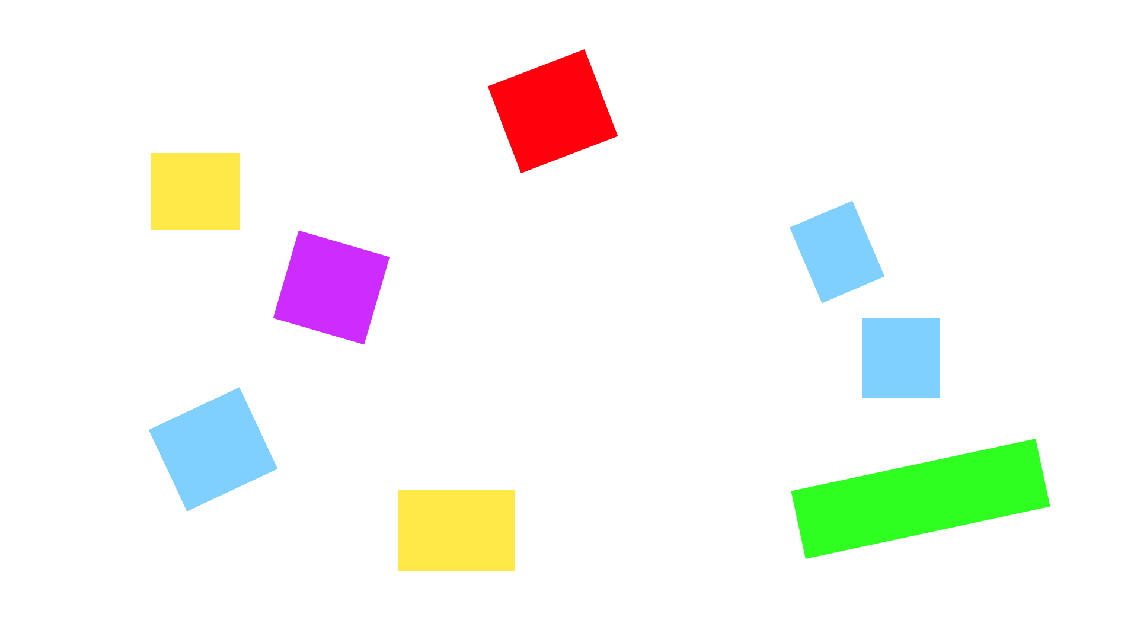
#> input picture img/test.jpg, 1138 x 640 px, given in place of the camera
$ python detection-cam.py
#> lines starting #> are read from the running program, lines starting #| are printed output that depends on the picture; after the words box and inside, x2 and y2 are one past the last pixel; in counts of white or black regions, pixels touching at a corner belong together
import cv2 as cv
import numpy as np
from array import *


# const
detectioncolr = (255,0,255)
detectioncolrtext = (255,255,255)
textxpos = 20

#color levels

#red
upper_R_red = 190
lower_R_red = 155
upper_G_red = 175
lower_G_red = 140
upper_B_red = 185
lower_B_red = 150

#green
upper_R_green = 145
lower_R_green = 125
upper_G_green = 165
lower_G_green = 145
upper_B_green = 100
lower_B_green = 80

#blue
upper_R_blue = 160
lower_R_blue = 140
upper_G_blue = 210
lower_G_blue = 190
upper_B_blue = 210
lower_B_blue = 190

#yellow
upper_R_yellow = 175
lower_R_yellow = 155
upper_G_yellow = 180
lower_G_yellow = 155
upper_B_yellow = 165
lower_B_yellow = 135


cam = cv.VideoCapture(0)


cam.set(3, 640)
cam.set(4, 480)
while 1:
    rtn, img = cam.read()
#> img is the input picture: shape (640, 1138, 3); mean B, G, R 242.3, 247.2, 245.7
    if rtn == True:
        imgGrey = cv.cvtColor(img, cv.COLOR_BGR2GRAY)
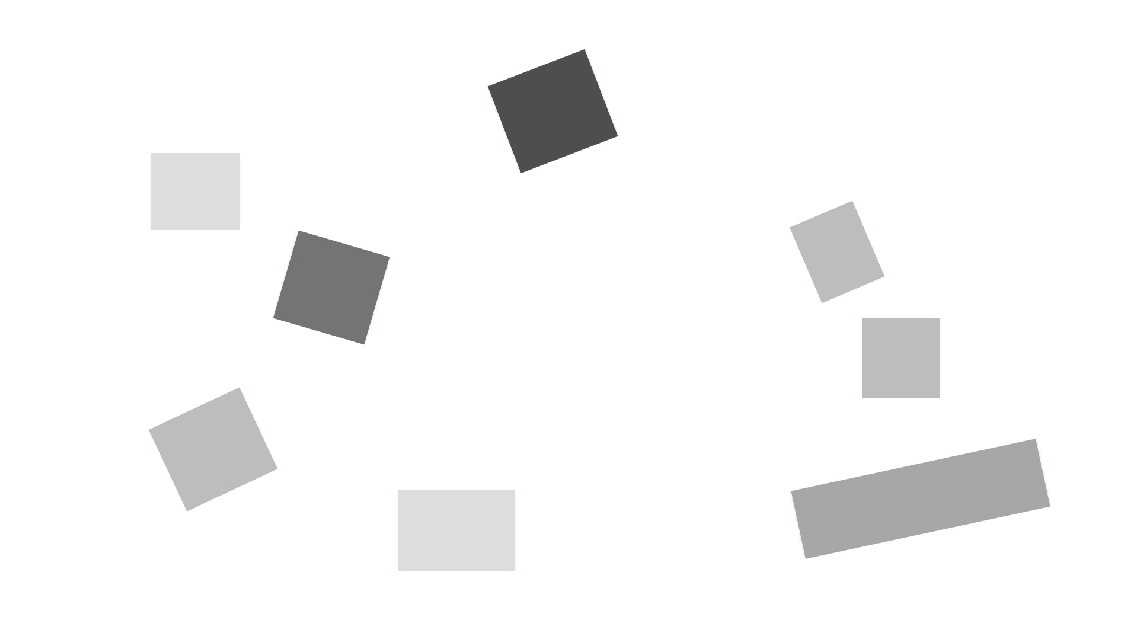
#> imgGrey: shape (640, 1138); min 74, max 255, mean 246.2
        imgcopy = img.copy()

        _, thrash = cv.threshold(imgGrey, 175, 255, cv.THRESH_BINARY)
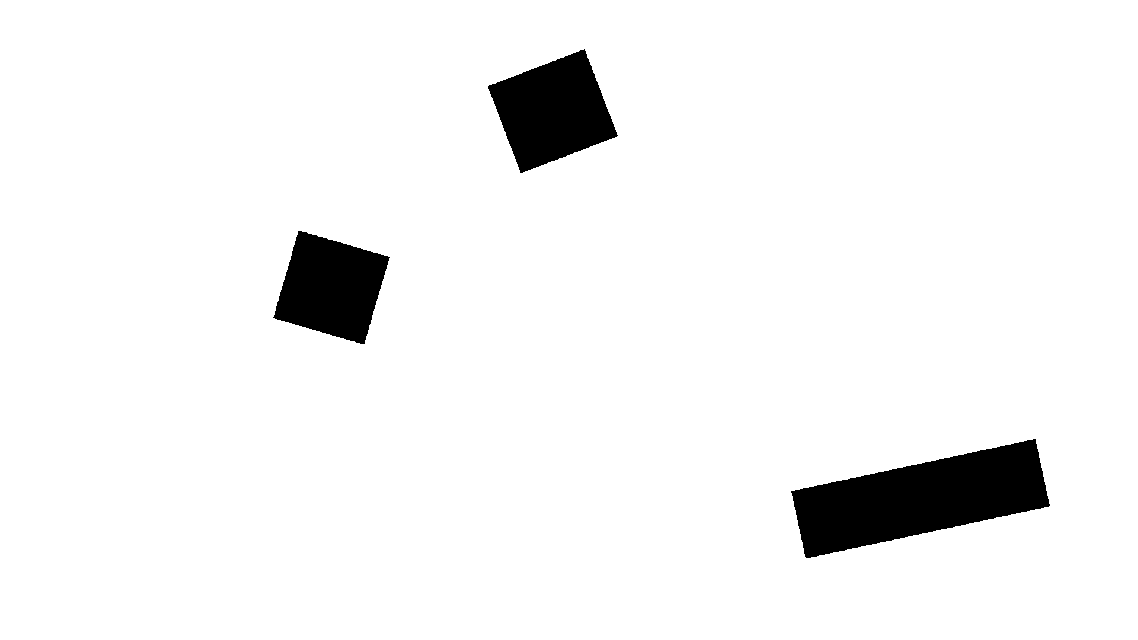
#> thrash: shape (640, 1138); 95.1% white; 3 black regions
        contours, _ = cv.findContours(thrash, cv.RETR_TREE, cv.CHAIN_APPROX_NONE)
#> contours = 4 contours; box (x1, y1, x2, y2) and area: (0, 0, 1138, 640) 726543, (790, 438, 1051, 559) 17506, (487, 48, 619, 174) 9854, (272, 230, 391, 345) 8819
        if True:

            count = 0
            posearr = []

            for contour in contours:
                cArea = cv.contourArea(contour)
                cPose = cv.moments(contour)
                if (cPose["m10"] != 0) & (cPose["m00"] != 0):
                    cx = int(cPose["m10"]/cPose["m00"])
                else:
                    cx = 0
                if (cPose["m01"] != 0) & (cPose["m00"] != 0):
                    cy = int(cPose["m01"]/cPose["m00"])
                else:
                    cy = 0


                if (cArea >400) & (cArea <100000): # filter small contours

                    cv.circle(imgcopy, (cx,cy),4, (0,0,0), -1)

                    x,y,w,h = cv.boundingRect(contour) # offsets - with this you get 'mask'
                    cv.rectangle(imgcopy,(x,y),(x+w,y+h),detectioncolr,2)
                    cv.rectangle(imgcopy,(x + textxpos -20,y - 32),(x + textxpos + 70,y),detectioncolr,-1)
                    color = np.array(cv.mean(img[y:y+h,x:x+w])).astype(np.uint8)

                    idx = count + 1
                    #BGR
                    print(color)
                    if (color[0] > lower_B_blue) & (color[0] < upper_B_blue) & (color[1] > lower_G_blue) & (color[1] < upper_G_blue) & (color[2] > lower_R_blue) & (color[2] < upper_R_blue):
                        cv.putText(imgcopy, "Blue", (x + textxpos,y - 20), cv.FONT_HERSHEY_COMPLEX, 0.5, detectioncolrtext)
                        c_color = "Blue"
                    elif (color[0] > lower_B_red) & (color[0] < upper_B_red) & (color[1] > lower_G_red) & (color[1] < upper_G_red) & (color[2] > lower_R_red) & (color[2] < upper_R_red):
                        cv.putText(imgcopy, "Red", (x + textxpos,y - 20), cv.FONT_HERSHEY_COMPLEX, 0.5, detectioncolrtext)
                        c_color = "Red"
                    elif (color[0] > lower_B_yellow) & (color[0] < upper_B_yellow) & (color[1] > lower_G_yellow) & (color[1] < upper_G_yellow) & (color[2] > lower_R_yellow) & (color[2] < upper_R_yellow):
                        cv.putText(imgcopy, "Yellow", (x + textxpos,y - 20), cv.FONT_HERSHEY_COMPLEX, 0.5, detectioncolrtext)
                        c_color = "Yellow"
                    elif (color[0] > lower_B_green) & (color[0] < upper_B_green) & (color[1] > lower_G_green) & (color[1] < upper_G_green) & (color[2] > lower_R_green) & (color[2] < upper_R_green):
                        cv.putText(imgcopy, "Green", (x + textxpos,y - 20), cv.FONT_HERSHEY_COMPLEX, 0.5, detectioncolrtext)
                        c_color = "Green"
                    else:
                        cv.putText(imgcopy, "Invalid", (x + textxpos,y - 20), cv.FONT_HERSHEY_COMPLEX, 0.5, detectioncolrtext)
                        #posearr.append([str(count),"Invalid", cx, cy])
                        c_color = "unknown"
                    count = count + 1
                    cv.putText(imgcopy, str(count) , (x + textxpos - 15,y - 20), cv.FONT_HERSHEY_COMPLEX, 0.5, detectioncolrtext)

                    approx = cv.approxPolyDP(contour, 0.01* cv.arcLength(contour, True), True)
                    cv.drawContours(imgcopy, [approx], 0, (0, 0, 0), 1)
                    #x = approx.ravel()[0]
                    #y = approx.ravel()[1] - 5
                    if len(approx) == 4:
                        x1 ,y1, w, h = cv.boundingRect(approx)
                        aspectRatio = float(w)/h
                        if aspectRatio >= 0.95 and aspectRatio <= 1.05:
                            cv.putText(imgcopy, "Box", (x+ textxpos, y -5), cv.FONT_HERSHEY_COMPLEX, 0.5, detectioncolrtext)
                        else:
                            cv.putText(imgcopy, "LBox", (x+ textxpos, y -5), cv.FONT_HERSHEY_COMPLEX, 0.5, detectioncolrtext)
                        if c_color != "unknown":
                            posearr.append([str(count),c_color, cx, cy])
                    else:
                        cv.putText(imgcopy, "Invalid object", (x+ textxpos, y -5), cv.FONT_HERSHEY_COMPLEX, 0.5, detectioncolrtext)
#> this loop made 4 passes
#> (cArea, cx, cy, x, y, color) on passes 2 to 4: (17506.5, 920, 498, 790, 438, [132, 254, 140, 0]), (8819, 330, 287, 272, 230, [253, 120, 223, 0]), (9854.5, 552, 110, 487, 48, [113, 106, 253, 0])
#> (cArea, cx, cy) on pass 1: (726543, 568, 319)
#| [132 254 140   0]
#| [253 120 223   0]
#| [113 106 253   0]
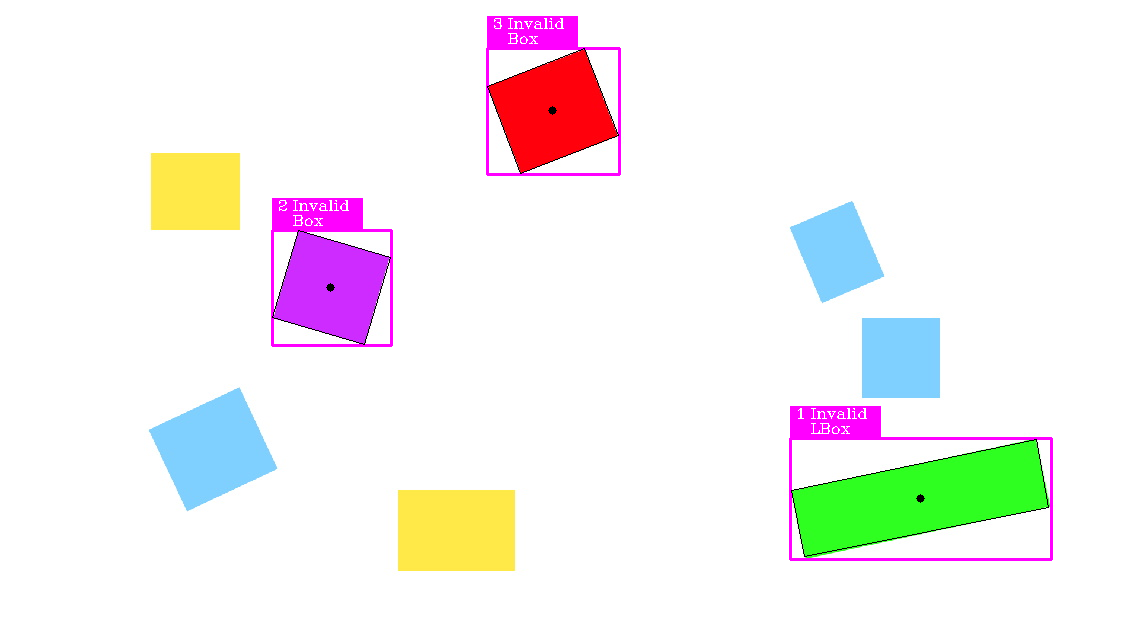
#> imgcopy: shape (640, 1138, 3); 1.95% of pixels changed, all inside (x1, y1, x2, y2) = (271, 16, 1053, 561)
#> after the loop, count = 3; posearr = []

            print(posearr)
            cv.imshow("normal img", img)
            cv.imshow("vision", imgcopy)
            cv.imshow("grey", thrash)
            cv.waitKey(500)

cv.waitKey(1000)
cv.destroyAllWindows()
